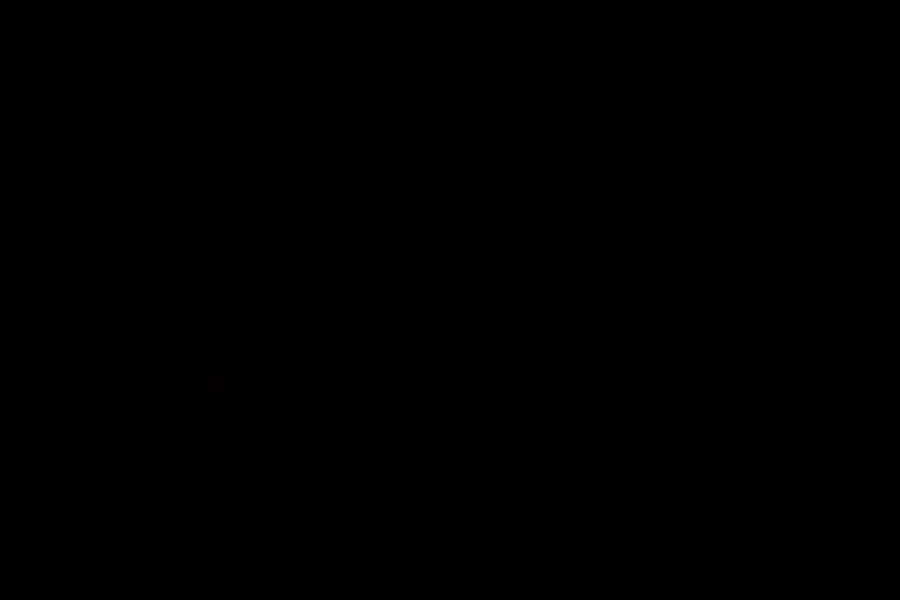
Frame 1 (no input)
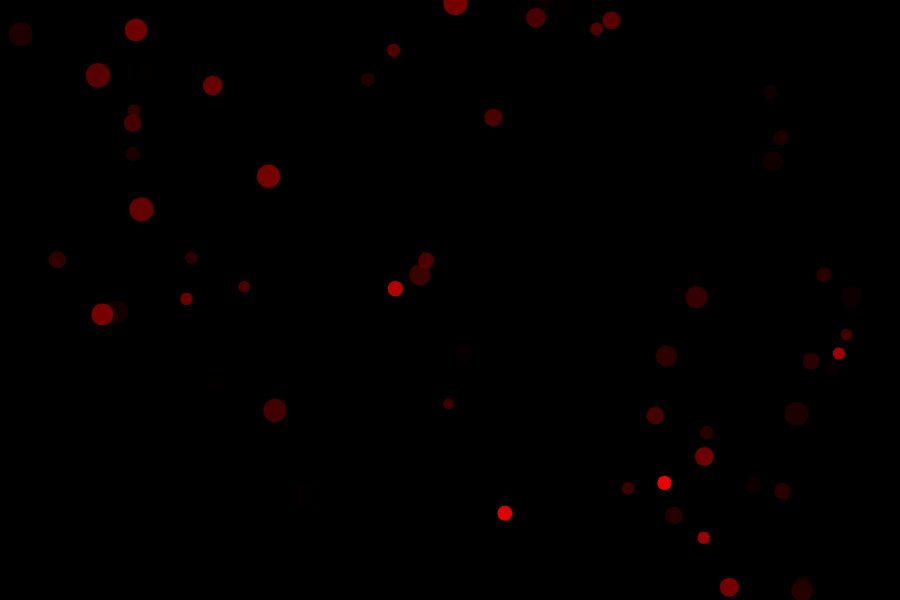
Frame 60 (no input)
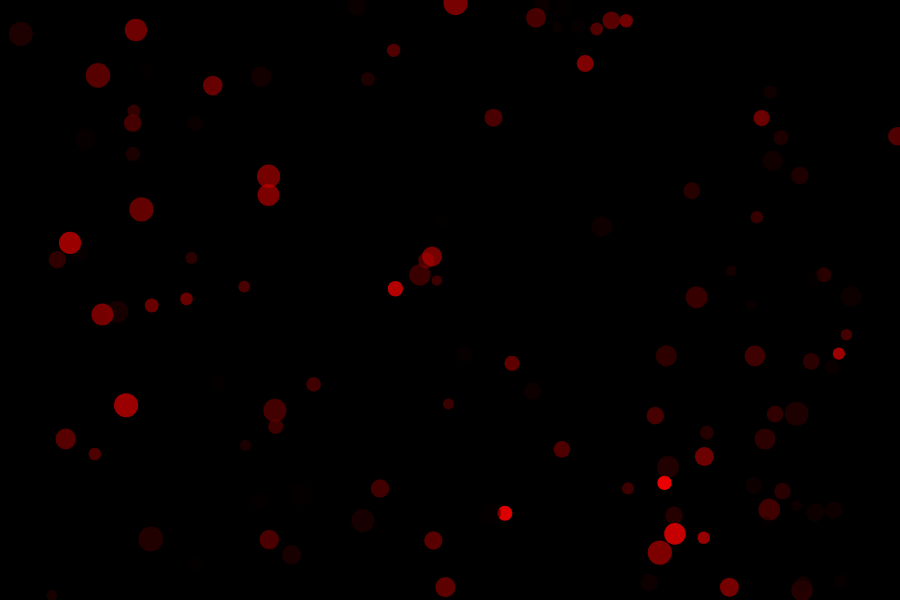
Frame 120 (the mouse pressed at the canvas centre since frame 60)

The p5.js sketch that drew these frames (run headless with seeded random() and noise() and a simulated clock; from frame 60 on, the mouse is pressed at the canvas centre):

// p5.js sketch
// ── sketch.js
function setup() {
  createCanvas(900, 600);
  background(0);
  randomSeed(15); // pseudorandom number (starting point of the random function)
}

function draw() {
  let randX = random(0, width);
  let randY = random(0, height);

  noStroke();
  fill(random(255), 0, 0, random(255));
  let size = random(10, 25);
  ellipse(randX, randY, size, size);
}
